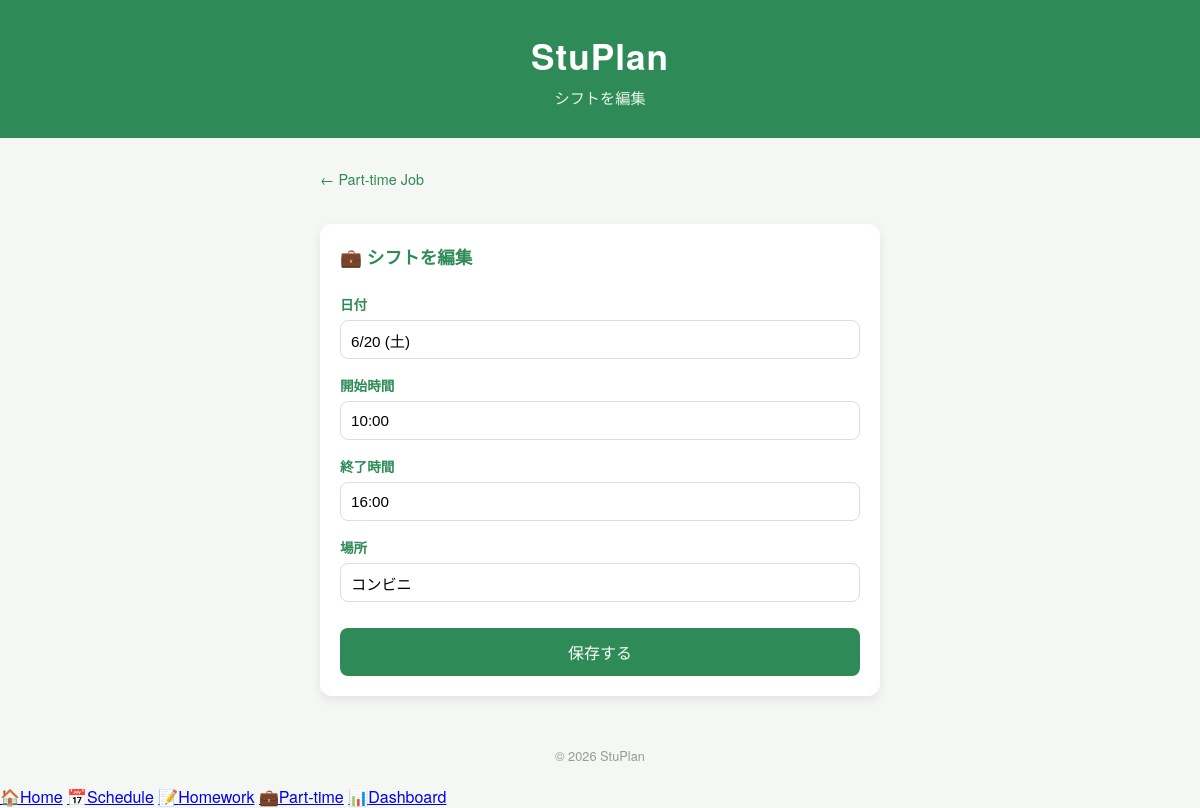
The app's page /parttime/edit/1 with its own data.
### tables this page shows
CREATE TABLE parttime_jobs (
    id INTEGER PRIMARY KEY AUTOINCREMENT,
    date TEXT NOT NULL,
    start TEXT NOT NULL,
    end TEXT NOT NULL,
    place TEXT NOT NULL
, user_id INTEGER DEFAULT 1);

### app.py (the view, shortened to what this page needs)
@app.route("/parttime/edit/<int:job_id>", methods=["GET", "POST"])
def edit_parttime(job_id):
    lang = session.get("lang", "ja")
    t = TRANSLATIONS[lang]
    return render_template("edit_parttime.html", item=get_parttime_job_by_id(job_id), t=t)

### app.py (called while the page is built)
def get_db_connection():
    if DATABASE_URL:
        import psycopg2
        import psycopg2.extras
        conn = psycopg2.connect(DATABASE_URL)
        conn.autocommit = False
        return conn
    else:
        conn = sqlite3.connect("stuplan.db")
        conn.row_factory = sqlite3.Row
        return conn

def ph(n=1):
    if DATABASE_URL:
        return ",".join(["%s"] * n) if n > 1 else "%s"
    else:
        return ",".join(["?"] * n) if n > 1 else "?"

def fetchone_as_dict(cursor):
    if DATABASE_URL:
        cols = [desc[0] for desc in cursor.description]
        row = cursor.fetchone()
        return dict(zip(cols, row)) if row else None
    else:
        row = cursor.fetchone()
        return dict(row) if row else None

def get_user_id():
    return session.get("user_id", 1)

def get_parttime_job_by_id(job_id):
    conn = get_db_connection()
    cursor = conn.cursor()
    p = ph()
    cursor.execute(f'SELECT * FROM parttime_jobs WHERE id = {p} AND user_id = {p}', (job_id, get_user_id()))
    row = fetchone_as_dict(cursor)
    conn.close()
    return row

### templates/edit_parttime.html (shortened to what this page needs)
<!DOCTYPE html>
<html lang="ja">
<head>
    <link rel="stylesheet" href="{{ url_for('static', filename='style.css') }}">
</head>
<body>
    <header class="main-header"><h1>StuPlan</h1><p>{{ t.parttime_edit_title }}</p></header>
    <main class="container schedule-container">
        <a href="/parttime" class="back-link">← {{ t.parttime_title }}</a>
        <section class="card schedule-card">
            <h2>💼 {{ t.parttime_edit_title }}</h2>
            <form method="POST" class="add-form">
                <label>{{ t.date }}</label>
                <input type="text" name="date" value="{{ item.date }}" required>
                <label>{{ t.start }}</label>
                <input type="text" name="start" value="{{ item.start }}" required>
                <label>{{ t.end }}</label>
                <input type="text" name="end" value="{{ item.end }}" required>
                <label>{{ t.place }}</label>
                <input type="text" name="place" value="{{ item.place }}" required>
                <button type="submit">{{ t.save }}</button>
            </form>
        </section>
    </main>
    <footer class="main-footer"><p>&copy; 2026 StuPlan</p></footer>
    <nav class="bottom-nav">
        <a href="/home" class="nav-item "><span class="nav-icon">🏠</span><span>Home</span></a>
        <a href="/schedule" class="nav-item "><span class="nav-icon">📅</span><span>Schedule</span></a>
        <a href="/homework" class="nav-item "><span class="nav-icon">📝</span><span>Homework</span></a>
        <a href="/parttime" class="nav-item active"><span class="nav-icon">💼</span><span>Part-time</span></a>
        <a href="/dashboard" class="nav-item "><span class="nav-icon">📊</span><span>Dashboard</span></a>
    </nav>
</body>
</html>

### static/style.css (style rules this page uses)
* { margin: 0; padding: 0; box-sizing: border-box; }
body { font-family: "Helvetica Neue", Arial, "Hiragino Kaku Gothic ProN", "Meiryo", sans-serif; background-color: #f4f7f4; color: #333; }
.main-header { background-color: #2e8b57; color: white; text-align: center; padding: 30px 20px; }
.main-header h1 { font-size: 2.2rem; letter-spacing: 1px; }
.main-header p { margin-top: 5px; font-size: 0.95rem; opacity: 0.9; }
.container { max-width: 800px; margin: 30px auto; padding: 0 20px; display: grid; grid-template-columns: 1fr 1fr; gap: 20px; }
.card { background-color: #ffffff; border-radius: 12px; padding: 20px; box-shadow: 0 4px 10px rgba(0, 0, 0, 0.08); transition: transform 0.2s ease; }
.card h2 { font-size: 1.1rem; margin-bottom: 10px; color: #2e8b57; }
.main-footer { text-align: center; padding: 20px; color: #999; font-size: 0.8rem; }
.schedule-container { grid-template-columns: 1fr; max-width: 600px; }
.back-link { display: inline-block; margin-bottom: 15px; color: #2e8b57; text-decoration: none; font-size: 0.9rem; }
.add-form { display: flex; flex-direction: column; gap: 6px; margin-top: 15px; }
.add-form label { font-size: 0.85rem; color: #2e8b57; font-weight: bold; margin-top: 10px; }
.add-form input { padding: 10px; border: 1px solid #ddd; border-radius: 8px; font-size: 0.95rem; }
.add-form button { margin-top: 20px; padding: 12px; background-color: #2e8b57; color: white; border: none; border-radius: 8px; font-size: 1rem; cursor: pointer; }

### records on screen
parttime_jobs: date "6/20 (土)", start "10:00", end "16:00", place "コンビニ"

### other values on screen
{{ t.parttime_edit_title }} "シフトを編集"
{{ t.parttime_title }} "Part-time Job"
{{ t.date }} "日付"
{{ t.start }} "開始時間"
{{ t.end }} "終了時間"
{{ t.place }} "場所"
{{ t.save }} "保存する"
